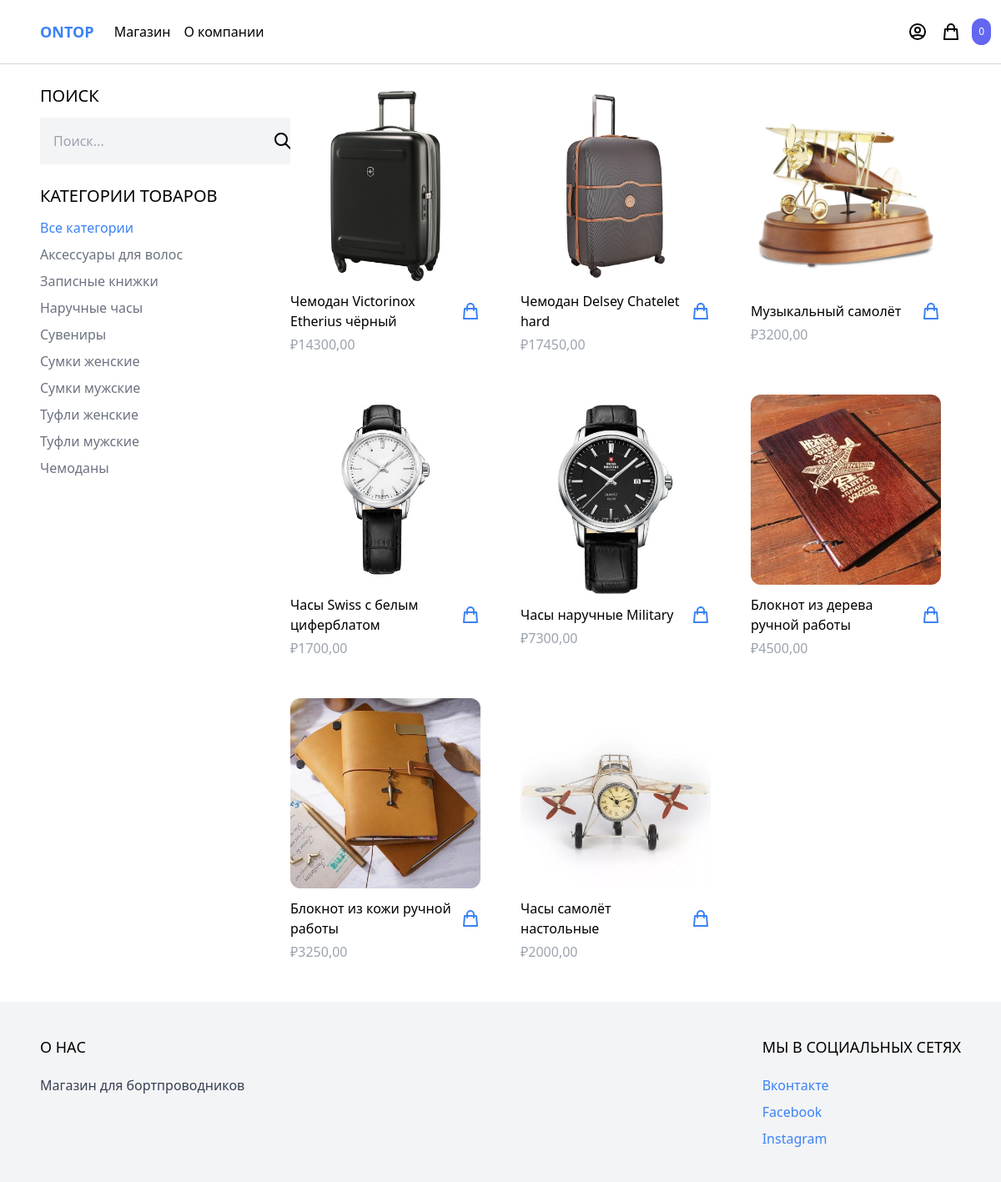
The app's page /shop/ with its own data.
### product_app/models.py (models this page shows, shortened)
class Category(models.Model):
    name = models.CharField(max_length=255)
    slug = models.SlugField()
    class Meta:
        verbose_name = 'Категория'
        verbose_name_plural = 'Категории'
        ordering = ('name',)

class Product(models.Model):
    category = models.ForeignKey(Category, related_name='products', on_delete=models.CASCADE)
    name = models.CharField(max_length=255)
    slug = models.SlugField()
    description = models.TextField(blank=True, null=True)
    price = models.DecimalField(max_digits=9, decimal_places=2, null=False)
    created_at = models.DateTimeField(auto_now_add=True)
    image = models.ImageField(upload_to='uploads/', blank=True, null=True)
    thumbnail = models.ImageField(upload_to='uploads/', blank=True, null=True)
    class Meta:
        ordering = ('-created_at',)
    def get_display_price(self):
        return self.price
    def get_thumbnail(self):
        if self.thumbnail:
            return self.thumbnail.url

### core_app/views.py (the view)
# urls.py: path('shop/', shop, name='shop'),
def shop(request):
    categories = Category.objects.all()
    products = Product.objects.all()
    active_category = request.GET.get('category')
    if active_category:
        products = products.filter(category__slug=active_category)
    query = request.GET.get('query')
    if query:
        products = products.filter(Q(name__icontains=query) | Q(description__icontains=query))
    context = {
        'categories': categories,
        'products': products,
        'active_category': active_category,
    }
    return render(request, 'core_app/shop.html', context)

### cart_app/cart.py (called while the page is built)
    def __len__(self):
        return sum(item['quantity'] for item in self.cart.values())

### cart_app/context_processors.py (called while the page is built)
def cart(request):
    return {'cart': Cart(request)}

### core_app/templates/core_app/shop.html (shortened to what this page needs)
{% extends 'core_app/base.html' %}
{% block content %}
<div class="max-w-6xl mx-auto flex flex-wrap items-start py-6 px-6 xl:px-0">
    <div class="filters w-full lg:w-1/4">
        <h3 class="mb-3 text-xl uppercase">Поиск</h3>
        <form method="get" action=".">
            <div class="flex">
                <input type="text" name="query"
                       class="p-4 bg-gray-100 border-0" placeholder="Поиск...">
                <button class="p-4 bg-gray-100 border-0">
                    <svg xmlns="http://www.w3.org/2000/svg" class="h-6 w-6"
                         fill="none" viewBox="0 0 24 24" stroke="currentColor">
                        <path stroke-linecap="round" stroke-linejoin="round"
                              stroke-width="2" d="M21 21l-6-6m2-5a7 7 0 11-14 0 7 7 0 0114 0z" />
                    </svg>
                </button>
            </div>
        </form>
        <h3 class="mt-6 mb-3 text-xl uppercase">Категории товаров</h3>
        <ul class="space-y-2">
            <li><a href="{% url 'shop' %}" class="{% if not active_category %}text-blue-500
                         {% else %}text-gray-500{% endif %}">Все категории</a></li>
            {% for category in categories %}
                <li><a href="{% url 'shop' %}?category={{ category.slug }}"
                       class="{% if category.slug == active_category %}text-purple-500
                              {% else %}text-gray-500{% endif %}">{{ category.name }}</a></li>
            {% endfor %}
        </ul>
    </div>
    <div class="products w-full lg:w-3/4 -mt-4 flex items-center flex-wrap">
        {% for product in products %}
            {% include 'product_app/partials/product_list_item.html' %}
        {% endfor %}
    </div>
</div>
{% endblock %}>

### core_app/templates/core_app/base.html (shortened to what this page needs)
<!doctype html>
<html>
    <head>
        <script src="https://cdn.tailwindcss.com"></script>
    </head>
    <body>
        <nav class="border-b border-gray-300">
            <div class="max-w-6xl mx-auto py-2 px-6 xl:px-0 flex items-center justify-between">
                <div class="menu-left flex items-center space-x-6">
                    <a href="{% url 'homepage' %}" class="py-4 text-lg text-blue-500 font-semibold">ONTOP</a>
                    <ul class="flex items-center space-x-4">
                        <li><a href="{% url 'shop' %}">Магазин</a></li>
                        <li><a href="{% url 'about_shop' %}">О компании</a></li>
                    </ul>
                </div>
                <div class="menu-right flex items-center space-x-4">
                    <a href="{% url 'profile' %}">
                    </a>
                    <div
                        hx-get="{% url 'hx_menu_cart' %}"
                        hx-trigger="update-menu-cart from:body"
                        hx-swap="innerHTML"
                    >
                        {% include 'cart_app/partials/menu_cart.html' %}
                    </div>
                </div>
            </div>
        </nav>
        <main>
            {% block content %}
            {% endblock %}
        </main>
        <footer class="bg-gray-100">
            <div class="max-w-6xl mx-auto py-10 px-6 xl:px-0 md:flex justify-between">
                <div class="footer-left mb-12 md:mb-0">
                    <h2 class="mb-5 uppercase text-lg">О нас</h2>
                    <p class="text-gray-700">Магазин для бортпроводников</p>
                </div>
                <div class="footer-right">
                    <h2 class="mb-5 uppercase text-lg">Мы в социальных сетях</h2>
                    <ul class="space-y-2">
                        <li><a href="#" class="text-blue-500 hover:text-purple-800">Вконтакте</a></li>
                        <li><a href="#" class="text-blue-500 hover:text-purple-800">Facebook</a></li>
                        <li><a href="#" class="text-blue-500 hover:text-purple-800">Instagram</a></li>
                    </ul>
                </div>
            </div>
        </footer>
    </body>
</html>

### cart_app/templates/cart_app/partials/menu_cart.html
<a href="{% url 'cart_page' %}" id="menu-cart-button" class="relative">
    <svg xmlns="http://www.w3.org/2000/svg" class="h-6 w-6" fill="none" viewBox="0 0 24 24" stroke="currentColor">
        <path stroke-linecap="round" stroke-linejoin="round" stroke-width="2" d="M16 11V7a4 4 0 00-8 0v4M5 9h14l1 12H4L5 9z" />
    </svg>
    <span class="p-2 absolute -top-1 -right-9 bg-indigo-500 text-white text-xs rounded-full">{{ cart|length }}</span>
</a>

### product_app/templates/product_app/partials/product_list_item.html
<div class="w-full md:w-1/3 xl:w-1/4 p-6">
    <a href="{% url 'product_page' product.slug %}">
        <img src="{{ product.get_thumbnail }}" class="w-full rounded-xl hover:shadow-lg">
    </a>
    <div class="pt-3 flex items-center justify-between">
        <a href="{% url 'product_page' product.slug %}">{{ product.name }}</a>
        <a
            href="#"
            hx-get="{% url 'add_to_cart' product.id %}"
            hx-target="#menu-cart-button"
            hx-swap="outerHTML"
            class="text-blue-500 hover:text-blue-800"
        >
            <svg xmlns="http://www.w3.org/2000/svg" class="h-6 w-6" fill="none" viewBox="0 0 24 24" stroke="currentColor">
                <path stroke-linecap="round" stroke-linejoin="round" stroke-width="2" d="M16 11V7a4 4 0 00-8 0v4M5 9h14l1 12H4L5 9z" />
            </svg>
        </a>
    </div>
    <p class="pt-1 text-gray-400">₽{{ product.get_display_price }}</p>
</div>

### records on screen
Category: name "Аксессуары для волос"
Category: name "Записные книжки"
Category: name "Наручные часы"
Category: name "Сувениры"
Category: name "Сумки женские"
Category: name "Сумки мужские"
Category: name "Туфли женские"
Category: name "Туфли мужские"
Category: name "Чемоданы"
Product: get_thumbnail (picture), name "Чемодан Victorinox Etherius чёрный", get_display_price "14300,00"
Product: get_thumbnail (picture), name "Чемодан Delsey Chatelet hard", get_display_price "17450,00"
Product: get_thumbnail (picture), name "Музыкальный самолёт", get_display_price "3200,00"
Product: get_thumbnail (picture), name "Часы Swiss с белым циферблатом", get_display_price "1700,00"
Product: get_thumbnail (picture), name "Часы наручные Military", get_display_price "7300,00"
Product: get_thumbnail (picture), name "Блокнот из дерева ручной работы", get_display_price "4500,00"
Product: get_thumbnail (picture), name "Блокнот из кожи ручной работы", get_display_price "3250,00"
Product: get_thumbnail (picture), name "Часы самолёт настольные", get_display_price "2000,00"

### other values on screen
{{ cart|length }} "0"
